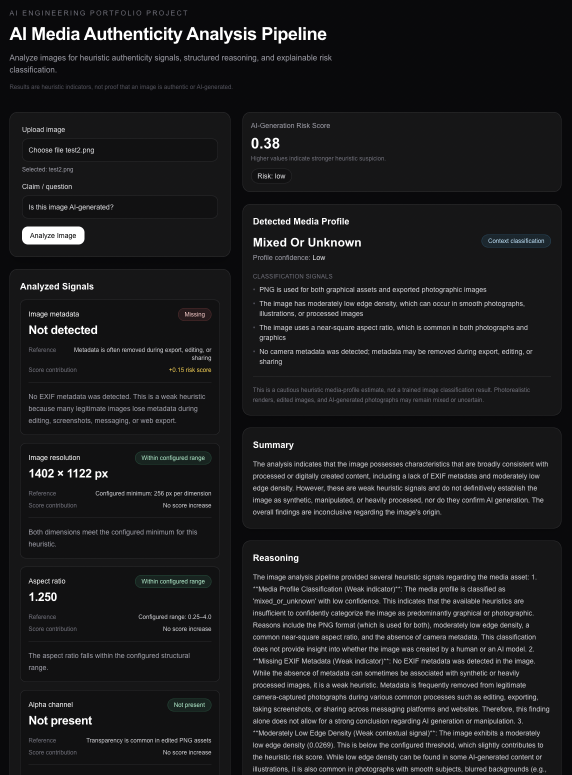
#> input picture images/ai_maap1.png, 1144 x 1550 px (shown at 1/2 size); its folder holds only this picture in this run
$ python -i image_tools.py   (imports and definitions only)
#> lines starting #> are read from the running program, lines starting #| are printed output that depends on the picture
import os
from typing import Any, Dict, List

import numpy as np
from PIL import ExifTags, Image, ImageFilter


EDGE_DENSITY_THRESHOLD = 0.03
MIN_IMAGE_DIMENSION = 256
SMALL_FILE_SIZE_THRESHOLD = 10_000
MIN_ASPECT_RATIO = 0.25
MAX_ASPECT_RATIO = 4.0


# [55 lines left out: functions extract_metadata_tool, compute_edge_density_tool, not called in this run]

def detect_noise_consistency_tool(file_path: str) -> Dict[str, Any]:
    """
    Analyse the strength and spatial consistency of residual image noise.

    The image is converted to grayscale, lightly blurred, and compared with
    the original. Residual strength is measured globally and across a grid
    of local regions.

    This is a lightweight forensic heuristic, not an AI-image detector.
    """
#> called with file_path = '../../images/ai_maap1.png'

    with Image.open(file_path) as img:
#> img is the input picture: PIL image 1144x1550 RGBA; mean R, G, B, A 27.6, 27.8, 29.1, 255
        grayscale = img.convert("L")
        blurred_image = grayscale.filter(
            ImageFilter.GaussianBlur(radius=1)
        )

        original = np.asarray(grayscale, dtype=np.float32)
        blurred = np.asarray(blurred_image, dtype=np.float32)

    residual = np.abs(original - blurred)
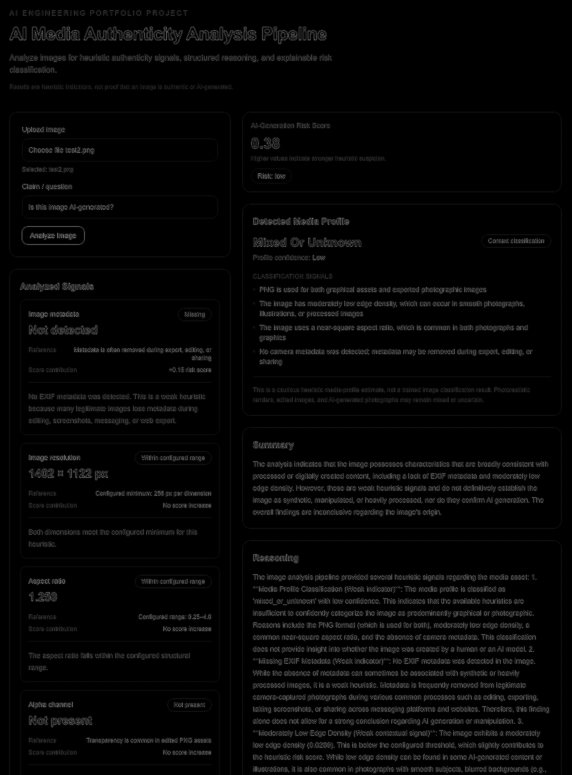
#> residual: shape (1550, 1144) float32 (shown at 1/2 size); min 0, max 178, mean 6.1

    residual_mean = float(np.mean(residual))
#> residual_mean = 6.14
    residual_std = float(np.std(residual))
#> residual_std = 16.93

    height, width = residual.shape
#> height = 1550; width = 1144
    grid_size = 4
    regional_means: List[float] = []

    for row in range(grid_size):
        y_start = row * height // grid_size
        y_end = (row + 1) * height // grid_size

        for column in range(grid_size):
            x_start = column * width // grid_size
            x_end = (column + 1) * width // grid_size

            region = residual[y_start:y_end, x_start:x_end]

            if region.size:
                regional_means.append(float(np.mean(region)))
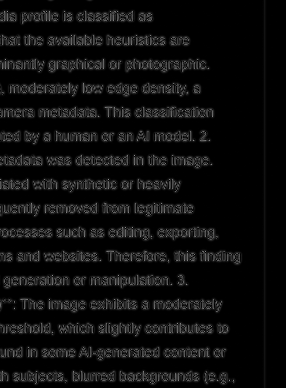
#> region: shape (388, 286) float32; min 0, max 144, mean 12.7
#> after the loop, regional_means = [5.74, 4.5, 1.7, 0.229, 5.29, 4.28, 6.91, 3.54, 5.53, 5.88, 8.16, 5.33, 4.03, 7.18, 17.23, 12.73]

    regional_variation = (
        float(np.std(regional_means))
        if regional_means
        else 0.0
    )
#> regional_variation = 3.92

    variation_ratio = (
        regional_variation / residual_mean
        if residual_mean > 0
        else 0.0
    )
#> variation_ratio = 0.639

    # Higher values mean that residual strength is more similar between
    # different image regions.
    uniformity_score = max(0.0, min(1.0, 1.0 - variation_ratio))
#> uniformity_score = 0.361

    if residual_mean < 1.5 and uniformity_score >= 0.75:
        classification = "very_uniform"
        confidence = min(
            0.95,
            0.60 + ((1.5 - residual_mean) / 1.5) * 0.20
            + (uniformity_score - 0.75) * 0.60,
        )
    elif residual_mean < 4.0 and uniformity_score >= 0.55:
        classification = "slightly_uniform"
        confidence = min(
            0.85,
            0.55 + abs(uniformity_score - 0.55) * 0.50,
        )
    else:
        classification = "varied"
        confidence = min(
            0.90,
            0.55 + min(residual_mean / 20.0, 0.20)
            + min(variation_ratio, 0.15),
        )
#> confidence = 0.9

    return {
        "residual_mean": round(residual_mean, 3),
        "residual_std": round(residual_std, 3),
        "regional_variation": round(regional_variation, 3),
        "uniformity_score": round(uniformity_score, 3),
        "classification": classification,
        "confidence": round(confidence, 2),
        "regions_analyzed": len(regional_means),
        "disclaimer": (
            "Residual-noise consistency is a heuristic image characteristic. "
            "It is not proof that an image is authentic or AI-generated."
        ),
    }

# [642 lines left out: functions _build_signal, infer_media_profile, detect_image_structure_flags_tool, not called in this run]

>>> result = detect_noise_consistency_tool('../../images/ai_maap1.png')
#> result = 8 items
